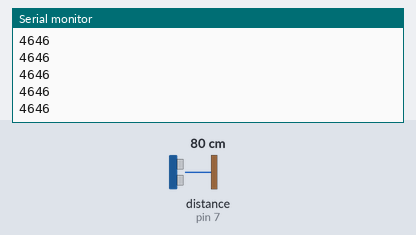
The sketch below on a simulated Arduino Uno, built with avr-gcc and run on an emulated ATmega328P. Parts: the last lines printed to the serial monitor. Wiring (inferred from the names in the program): ultrasonic range finder: trigger pin 6; echo pin 7. Inputs (shaded band) come from the test bench; at power-on: distance to the obstacle (sensor on pin 7) 80 cm. The echo pulse lasts 58.3 µs per cm.

Above: at 1.2 s.
1.3 s: distance to the obstacle (sensor on pin 7) set to 2 cm
At 2.2 s:
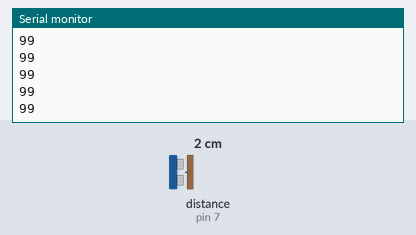
2.8 s: distance to the obstacle (sensor on pin 7) set to 4 cm
At 3.8 s:
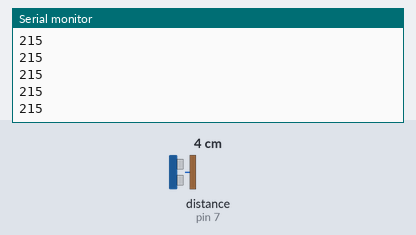
Timing chart, 0 to 5.8 s (numbered marks = the images above; inputs shaded):
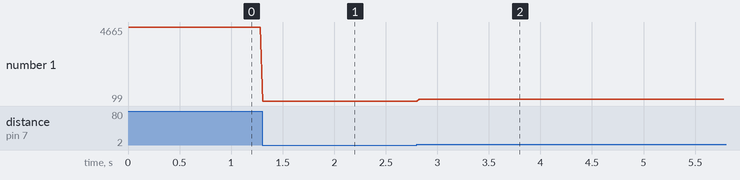

The sketch:

ultrasonic_sensor.ino
```cpp
int trigger_pin = 6;
int echo_pin = 7;
int travel_echo;
int dt = 10;

void setup()
{
    pinMode(trigger_pin, OUTPUT);
    pinMode(echo_pin, INPUT);
    Serial.begin(9600);
}

void loop()
{

    digitalWrite(trigger_pin, LOW);
    delayMicroseconds(dt);
    digitalWrite(trigger_pin, HIGH);
    delayMicroseconds(dt);
    digitalWrite(trigger_pin, LOW);
    delayMicroseconds(dt);
    travel_echo = pulseIn(echo_pin, HIGH);
    Serial.println(travel_echo);
    delay(25);
}
```

Measured:
- after the input at 1.3 s, the serial monitor: prints a new line at once (image 1)
- after the input at 2.8 s, the serial monitor: prints a new line at once (image 2)
- plotted number 1: 4646 → 99 after the input at 1.3 s, 99 → 215 after the input at 2.8 s
